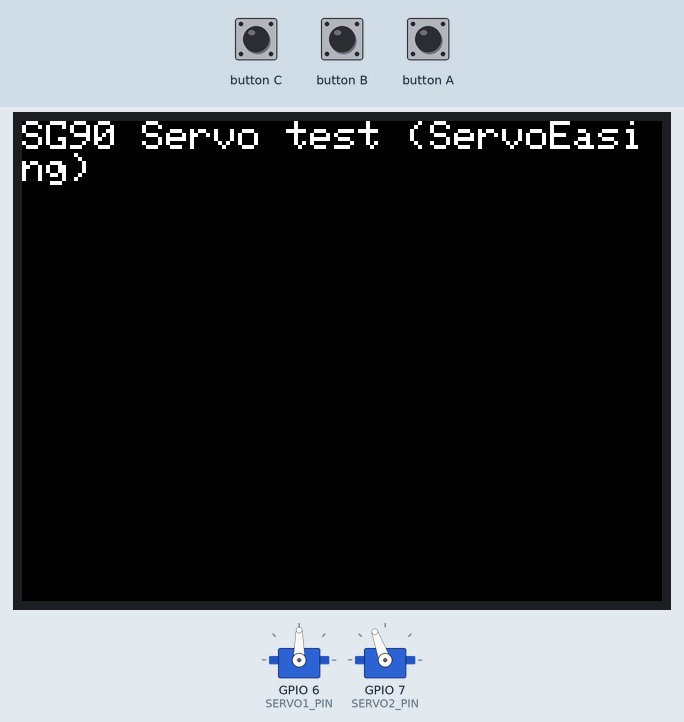
A program run on a simulated ESP32-S3. Shown: 320×240 colour display, 2 × servo.

Above: at 5.9 s.
At 7.0 s:
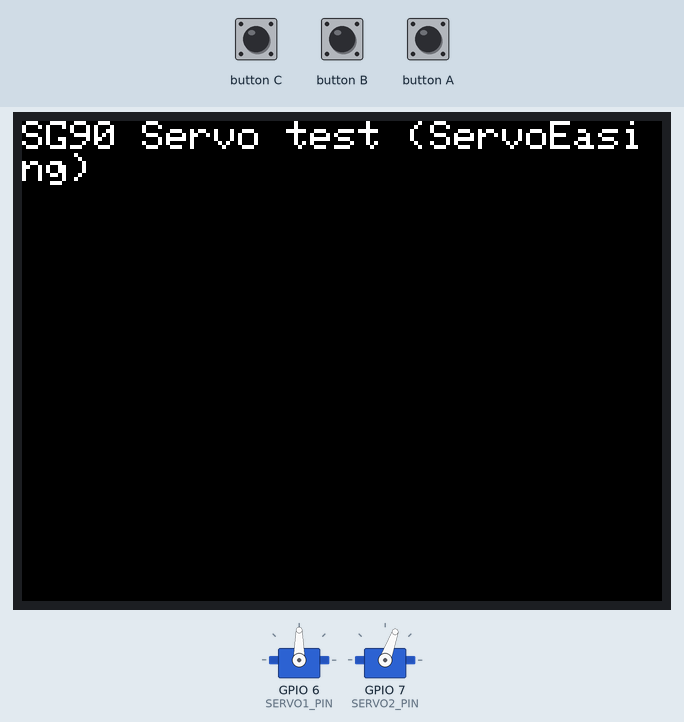
At 18.2 s:
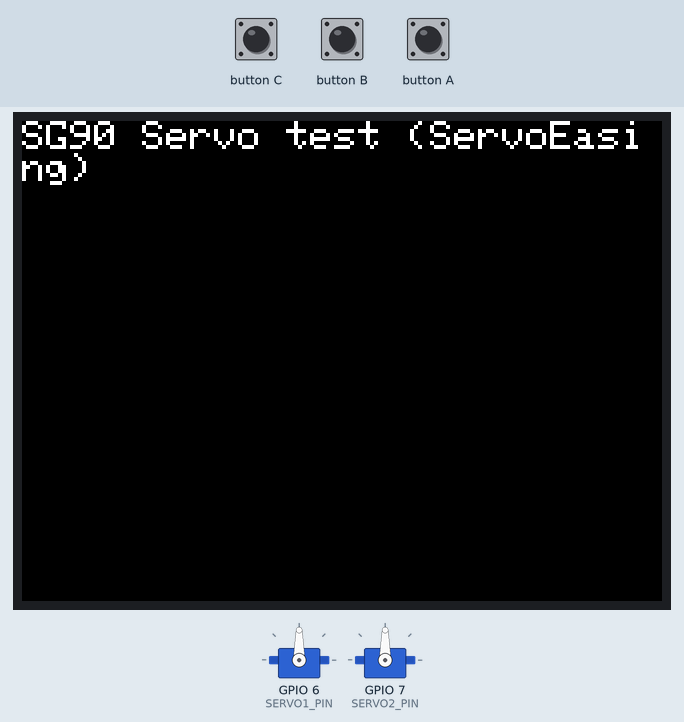
Timing chart, 0 to 40.0 s (numbered marks = the images above):
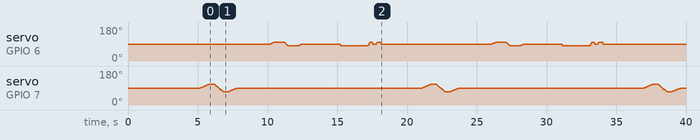

The program:

main.cpp
```cpp
// ServoEasing を使う

#include <Ticker.h>
#include <M5Unified.h>
#include "ServoEasing.hpp"

// CoreS3 Port A
// static const int SERVO1_PIN = 1;
// static const int SERVO2_PIN = 2;

// CoreS3 Port C
// static const int SERVO1_PIN = 18;
// static const int SERVO2_PIN = 17;

// CoreS3 with m5-pantilt
const int SERVO1_PIN = 6; // V 上下
const int SERVO2_PIN = 7; // H 足

static ServoEasing Servo1;
static ServoEasing Servo2;

#define DELAY_MS 40

void setup()
{
    auto cfg = M5.config();
    M5.begin(cfg);

    M5.Display.setTextSize(2);
    M5.Display.println("SG90 Servo test (ServoEasing)");

    Servo1.attach(SERVO1_PIN, 90);
    Servo2.attach(SERVO2_PIN, 90);
    delay(5000);
}

void loop()
{
    M5.update();
    // なんとブロッキングしない関数である

    // 引数1: 角度
    // 引数2: 秒速角度 度/秒
    // Servo1.startEaseTo(110, 30);

    // 左向く
    Servo2.startEaseTo(110, 30);

    delay(1000);

    // 右向く
    Servo2.startEaseTo(70, 60);

    delay(1000);

    // 正面
    Servo2.startEaseTo(90, 30);

    delay(3000);

    // 下向く
    Servo1.startEaseTo(100, 30);

    delay(1000);

    // 上向く
    Servo1.startEaseTo(80, 60);

    delay(1000);

    // 正面
    Servo1.startEaseTo(90, 30);

    delay(3000);

    // 傾聴
    Servo1.startEaseTo(80, 100);
    delay(2000);
    // 頷く
    Servo1.startEaseTo(100, 100);
    delay(300);
    Servo1.startEaseTo(90, 100);
    delay(300);
    Servo1.startEaseTo(100, 100);
    delay(300);
    Servo1.startEaseTo(90, 100);

    delay(3000);
}
```
